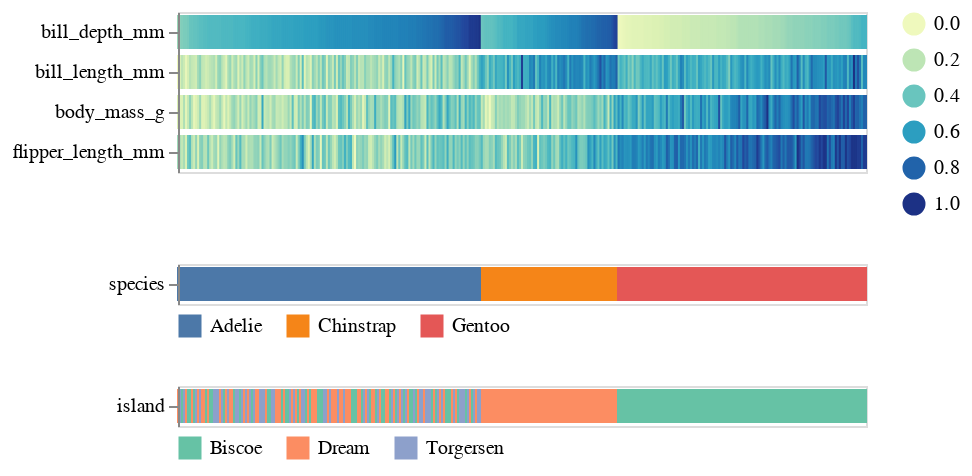

This figure's notebook cell:
### Markdown cell above
Multiple columns can be used both for coloring and sorting,
which further supports exploration of differences between categorical groups.
Since `color` and `sort` are the the first two parameters to `heatmap`,
we could leave them out to save some typing as we do below.

### Code cell
aly.heatmap(penguins, ['species', 'island'], ['species', 'bill_depth_mm'])

### Figure 1 — Vega-Lite specification as saved in the notebook (floating-point values rounded to 4 significant figures; data arrays with more than 128 entries replaced by an {"elided": "..."} marker saying what was removed)
{"config": {"view": {"continuousWidth": 400, "continuousHeight": 300}}, "vconcat": [{"data": {"name": "data-4ad6dc65c0203d416e8eb6f40c0ea686"}, "mark": {"type": "rect", "height": 16}, "encoding": {"color": {"type": "quantitative", "field": "value", "legend": {"orient": "right", "type": "gradient"}, "scale": {"scheme": "yellowgreenblue"}, "title": null}, "stroke": {"type": "quantitative", "field": "value", "scale": {"scheme": "yellowgreenblue"}}, "tooltip": {"type": "quantitative", "field": "value"}, "x": {"type": "ordinal", "axis": null, "field": "index", "title": null}, "y": {"type": "nominal", "field": "key", "title": null}}, "transform": [{"window": [{"op": "count", "as": "index"}]}, {"fold": ["bill_length_mm", "bill_depth_mm", "flipper_length_mm", "body_mass_g"]}], "width": 344}, {"data": {"name": "data-113a0fe3f8e7e32ba883204fdfdcca71"}, "mark": {"type": "rect", "height": 16}, "encoding": {"color": {"type": "nominal", "field": "value", "legend": {"offset": 5, "orient": "bottom"}, "scale": {"scheme": "tableau10"}, "title": null}, "stroke": {"type": "nominal", "field": "value", "scale": {"scheme": "tableau10"}}, "tooltip": {"type": "nominal", "field": "value"}, "x": {"type": "ordinal", "axis": null, "field": "index", "title": null}, "y": {"type": "nominal", "field": "key", "title": null}}, "transform": [{"window": [{"op": "count", "as": "index"}]}, {"fold": ["species"]}], "width": 344}, {"data": {"name": "data-9e7b1df4bcc5d7871975b365d68ac51d"}, "mark": {"type": "rect", "height": 16}, "encoding": {"color": {"type": "nominal", "field": "value", "legend": {"offset": 5, "orient": "bottom"}, "scale": {"scheme": "set2"}, "title": null}, "stroke": {"type": "nominal", "field": "value", "scale": {"scheme": "set2"}}, "tooltip": {"type": "nominal", "field": "value"}, "x": {"type": "ordinal", "axis": null, "field": "index", "title": null}, "y": {"type": "nominal", "field": "key", "title": null}}, "transform": [{"window": [{"op": "count", "as": "index"}]}, {"fold": ["island"]}], "width": 344}], "$schema": "https://vega.github.io/schema/vega-lite/v4.8.1.json", "datasets": {"data-4ad6dc65c0203d416e8eb6f40c0ea686": {"elided": "344 records"}, "data-113a0fe3f8e7e32ba883204fdfdcca71": {"elided": "344 records"}, "data-9e7b1df4bcc5d7871975b365d68ac51d": {"elided": "344 records"}}}
